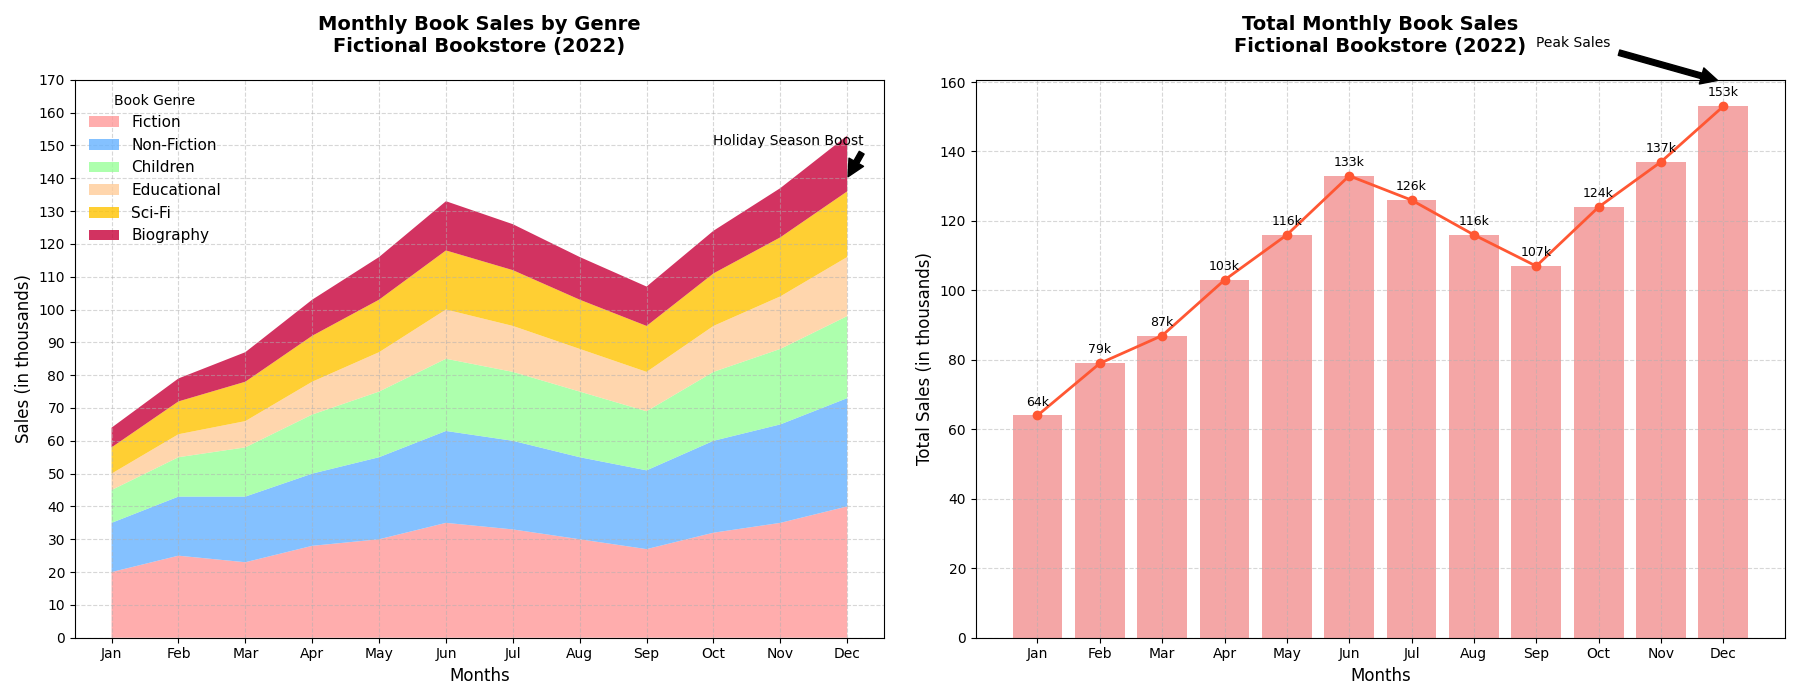

This figure's Python source:
import matplotlib.pyplot as plt
import numpy as np

# Define data: Monthly sales data for a fictional bookstore (in thousands)
month_names = ["Jan", "Feb", "Mar", "Apr", "May", "Jun", "Jul", "Aug", "Sep", "Oct", "Nov", "Dec"]
fiction_sales = np.array([20, 25, 23, 28, 30, 35, 33, 30, 27, 32, 35, 40])
non_fiction_sales = np.array([15, 18, 20, 22, 25, 28, 27, 25, 24, 28, 30, 33])
children_sales = np.array([10, 12, 15, 18, 20, 22, 21, 20, 18, 21, 23, 25])
educational_sales = np.array([5, 7, 8, 10, 12, 15, 14, 13, 12, 14, 16, 18])
sci_fi_sales = np.array([8, 10, 12, 14, 16, 18, 17, 15, 14, 16, 18, 20])
biography_sales = np.array([6, 7, 9, 11, 13, 15, 14, 13, 12, 13, 15, 17])

# Total monthly sales data
total_sales = (fiction_sales + non_fiction_sales + children_sales +
               educational_sales + sci_fi_sales + biography_sales)

fig, axs = plt.subplots(1, 2, figsize=(18, 7))

# First subplot: Stacked Area Chart
axs[0].stackplot(month_names, fiction_sales, non_fiction_sales, children_sales, educational_sales, sci_fi_sales, biography_sales,
                 labels=['Fiction', 'Non-Fiction', 'Children', 'Educational', 'Sci-Fi', 'Biography'],
                 colors=['#FF9999', '#66B2FF', '#99FF99', '#FFCC99', '#FFC300', '#C70039'], alpha=0.8)
axs[0].set_title("Monthly Book Sales by Genre\nFictional Bookstore (2022)", fontsize=14, fontweight='bold', pad=20)
axs[0].set_xlabel("Months", fontsize=12)
axs[0].set_ylabel("Sales (in thousands)", fontsize=12)
axs[0].legend(title="Book Genre", loc="upper left", fontsize=11, frameon=False)
axs[0].grid(True, linestyle='--', alpha=0.5)
axs[0].yaxis.set_ticks(np.arange(0, 180, 10))

# Second subplot: Total Monthly Sales Line Chart with Bar
axs[1].bar(month_names, total_sales, color='lightcoral', alpha=0.7)
axs[1].plot(month_names, total_sales, label='Total Sales', color='#FF5733', linewidth=2, marker='o')
axs[1].set_title("Total Monthly Book Sales\nFictional Bookstore (2022)", fontsize=14, fontweight='bold', pad=20)
axs[1].set_xlabel("Months", fontsize=12)
axs[1].set_ylabel("Total Sales (in thousands)", fontsize=12)
axs[1].grid(True, linestyle='--', alpha=0.5)
for index, value in enumerate(total_sales):
    axs[1].text(index, value + 2, f'{value}k', ha='center', va='bottom', fontsize=9)

# Annotations
axs[0].annotate('Holiday Season Boost', xy=('Dec', 140), xytext=('Oct', 150),
                arrowprops=dict(facecolor='black', shrink=0.05), fontsize=10)
axs[1].annotate('Peak Sales', xy=('Dec', 160), xytext=('Sep', 170),
                arrowprops=dict(facecolor='black', shrink=0.05), fontsize=10)

# Adjust layout to fit everything neatly
plt.tight_layout()

# Show plot
plt.show()
